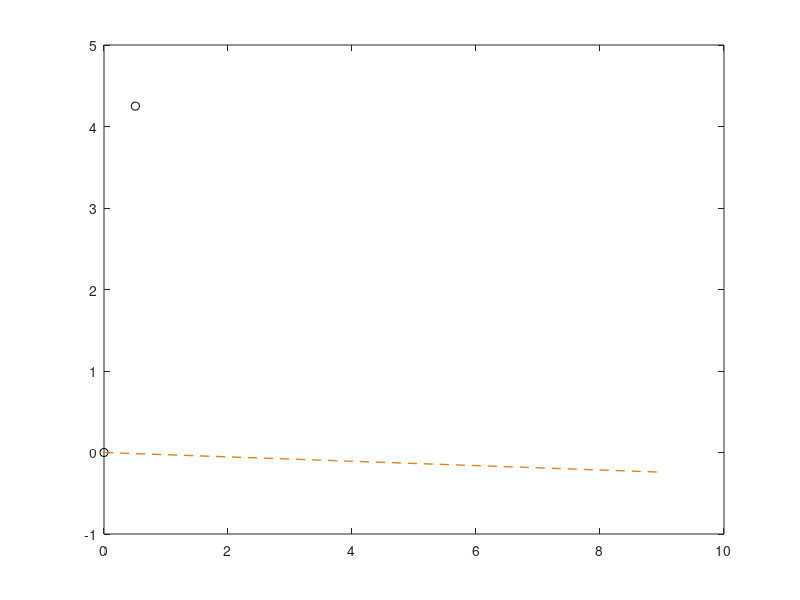

Write the MATLAB code that produced this figure. (Note: this script raises an error after producing the figure.)
%% GeometriaGeneraleFinale is used to determine the precise geometry of the legs.
% It is function of both design choiches (RR,Ls,LHS,ISBR,sw,SSR,) and sizes coming
% from stress analysis and material choice (tp)

clear
close all

%% INPUTS

% design choiches [m]
RR = 1.5; % Rocket Radius
Ls = 9; % Length of secondary leg
LHS = 0.20; % length of paralle lections of secondary leg 
            % (from intersection with converging part to joint axis)
IBSR= .14; % internal buffer sleeve radius: the outer radius of the slimmer segment
sw=.01; % telescopic shoulder width
SSR = 0.15; % circumradius of secondary strut beam
CCL = IBSR+SSR; % clearence at the closed secondary strut contact point

% telescopic locking mechanism specifics by design
ring_width=.051; % axial length locking mechanism casing
key_width=.025; % key width
lid_width=key_width/2; % axial length of compressed lid-spring mechanism
shoulder_length=.05; % shoulder length, the part of the telescopic segment that catches with the next/previous one duri opening 

% simulation results
tp=.015; % thickness of telescopic segment walls
dLOE0S=0.395; % length contration of pneumatic segment from 
               % 0 (fully extended, instant before touchdown), 
               % to S (static condition, legs support the weight of the rocket)
dLOEOmax_stroke=.485; % maximum contraction [m]
phiSS=22.91; % inclination of secondary strut plane wrt ground once the rocket is settled
Lp0=10.92; % length st touchdown (Lp_extended from main_sim)
PSR=IBSR+4*(tp+sw);

wBS=0.064; % width of main rod of p-s joint
wBR=0.064; % width of main rod of p-r joint

% new inputs, to change iteratively untill a design works
LHPR=PSR +.13; % distance of Jp axis from rocket plane, the higher the more the buckling risk
CT = 0.5; % horizontal distance (in the sec leg ref frame) from secondary leg tip the closure contact point 
AT = 0.5; % horizontal distance (in the sec leg ref frame) from secondary leg tip to primary anchor point 
dv= 4.25; % vertical joint offset (design choice)
IBEs=1.1; % Internal Buffer Excess in the static position 
IBEc=IBEs+0.6*dLOE0S; % Internal Buffer Excess in the closed position,
                      % it must be higher than the static one, otherwise the compressive force wouldn't 
                      % decrease sufficiently, and joints (both J_P and
                      % J_SP) would need to react to a force in a direction
                      % they're not designed to account for. (I mean, they could, 
                      % but it would require more material, hence more
                      % weight). It should however be lower than the excess
                      % at 0 condition, when the leg is fully extended,
                      % because there's no much more internal buffer inside
                      % the external one, and it could slip out, if not constained 
SO=0.015; % [m] Safety Offsett, from the rocket surface to account for displacement caused by launch acoustic environment



%% SECONDARY STRUT GEOMETRY
% ref fig. 3.11
Lsp = Ls - AT; % Ls'
Lspp = Ls - CT; % Ls''

% ref fig. 3.13
RRp = 1*SSR+RR; %Radius Rocket prime, augmented by the secondary strut radius
DO = sqrt(RRp.^2+CCL.^2); 
alpha_T = acosd(RRp./DO);
alpha_CL = atand(CCL./RRp);
alpha_C = alpha_CL+alpha_T;
EC=(RR/2^0.5 - CCL).*tand(alpha_C);
xF = RRp - EC; % |OE| = |OC| - |CE|

% results, 
% ref figs. 3.14, 3.11
phiSC = acosd((RRp-xF)/(Lspp-LHS)); % closure angle of secondary strut
LHSs = LHS*cosd(phiSC); % LHS* : projection of the LHS part of the S.Strut on the xz plane when the leg is colsed
LHSR = xF - RR/2^.5 - LHSs; % protruding length of the Secondary Joint (Length Hinge Secondary-Rocket)

theta_s=atand((RR/2^.5-CCL)/(Lspp-LHS)); % secondary strut beams convergence semi-angle
dh=RR*(1-1/2^.5)-LHSR+LHPR; % horizontal joint offsett

clear  RRp xF DO alpha_T alpha_CL alpha_C

%% Secondary-Primary JOINT POSITIONING on secondary strut

% alphaPRmin=atand((PSR-IBSR)/IBEc)
htA=SSR-(CT-AT)*tand(90-phiSC); %available clearence at contact point
Jp_vect=[dh;dv;0]; % position vector of primary joint in the main reference frame centered in Js

% candidates
k=100; %n. of candidates
hJsp_arr=linspace(-0.4*SSR,0.95*(htA-IBSR),k); % array of differend heights to try, stayng inside 
                                                % the footprint of the secondary strut on the xz plane

Ls_vect=rotz(deg2rad(phiSC))'*[Ls;0;0];
Jsp_closed_vect=rotz(deg2rad(phiSC))'*[ones(1,k)*Lsp;hJsp_arr;zeros(1,k)]; % position of the closed leg PSjoint 
alphaPR_arr=atand((Jp_vect(1)-Jsp_closed_vect(1,:))./(Jsp_closed_vect(2,:)-Jp_vect(2))); % angle between the rocket axis and the closed primary strut axis
Jsp2PSR_vect=[-PSR;-IBEc;0]; % vector connecting the joint opint to the outermost edge og the closed primary strut, at risk of touching the rocket

% lil plot
plot(dh,dv,'ok') % Jp position
hold on 
plot(0,0,'ok') % Js position
plot([0 Ls_vect(1)],[0 Ls_vect(2)],'--','Color',[0.9 0.5 0.1],'LineWidth',1) % secondary strut axis
xline(dh-LHPR,'LineWidth',1.5,'Color',[0.6 0 0.8]); % rocket surface
xline(dh-LHPR+SO,'--','LineWidth',.75,'Color',[0.6 0 0.8]); % rocket surface + safety offsett
% axis equal
for i=1:k
Jsp2PSR_points(:,i)=Jsp_closed_vect(:,i)+rotz(deg2rad(alphaPR_arr(i)))'*Jsp2PSR_vect; % coordinates of problematic edge point
if Jsp2PSR_points(1,i)>(dh+SO-LHPR) % is it on the left or on the right of the rocket surface line (plus Safety Offset)?
    disp('ok')
else
    disp('compenetration') 
    i=i-1;
    break %as soon as there's contact the cycle stops, and the previous candidate position is selected as ok
end
plot([Jsp_closed_vect(1,i) Jsp2PSR_points(1,i)],[Jsp_closed_vect(2,i) Jsp2PSR_points(2,i)]);
plot([Jsp_closed_vect(1,i) dh],[Jsp_closed_vect(2,i) dv],'--','Color',[0 0.7 0]); % closed primary strut axis
end

if i==0 % no possible Jsp position was accettable
    disp('This configuration is not feasible, change the design, for example by increasing CT (to increase phiSC), decreasing AT \(to decrease alphaPR) or increase ISBC, to thave a shallower angle to work with')
    close
    return
else % the second to last candidate position was ok, I choose that on
hJsp=hJsp_arr(i);
alphaPR=alphaPR_arr(i);
betaC=90-phiSC+alphaPR; % amgle between primary and secondary strut axis in the closed position
Jsp_closed_vect=Jsp_closed_vect(:,i);
end

%% PRIMARY STRUT GEOMETRY

Jsp_vect=[Lsp;hJsp;0]; % when the secondary leg is aligned with the horizontal plane
% Jsp_closed_vect=rotz(deg2rad(phiSC))'*Jsp_vect;

Lpc_vect=Jp_vect-Jsp_closed_vect;
Lpc=norm(Lpc_vect); % length of closed primary strut 

Jsp_static_vect=rotz(deg2rad(-phiSS))'*Jsp_vect;
Lps_vect=Jsp_static_vect-Jp_vect;
Lps=norm(Lps_vect); % length of opened primary strut, in static conditions

Lsp_static_vect=rotz(deg2rad(-phiSS))'*[Lsp;0;0];

phiPS=acosd(Lps_vect'*[1;0;0]/Lps); % angle of primary strut wrt the horizontal plane 
betaS=acosd((Lsp_static_vect'*Lps_vect)/(Lsp*Lps)); % amgle between primary and secondary strut axis in the static position

%% FINE TUNUING, Rocket Joints Contraints

hfs=1.1; %hinge factor of safety, to account for hinge structure width

% leading edge
gammaLEmax=90-betaS-betaC; % semi angle of the cone available for the leading edge cap (without touching the hinge structure)
LHPSprime=ceil(100*hfs*(IBSR/tand(gammaLEmax)))/100; % lenght of the leading edge cap (Length of Hinge Primary to Secondary)
LHPS=LHPSprime+ceil(100*hfs*wBS/2)/100;
% tailing edge
gammaTEmax=90-phiPS-alphaPR; % semi angle of the cone available for the tailing edge cap (without touching the hinge structure)
LHPprime=ceil(100*hfs*PSR/tand(gammaTEmax))/100; % lenght of the tailing edge cap (Length of Hinge Primary)
LHP=LHPprime+ceil(100*hfs*wBR/2/sind(90-abs(phiPS)-abs(alphaPR)))/100;
%% PRIMARY STRUT SEGMENTS DIMENSION
lpm=Lpc-IBEc-LHP; %length of main segment

%y=t+w/2+2sltot+kw/2, offset from previous segment
% y=(3*lpm-(Lps-Lpc))/3;
tel_interference=2*shoulder_length+lid_width; % interference between 2 telescopic segments 

l_offset_tel=tel_interference+(ring_width+key_width)/2; % initial offset
l_offset_main=(IBEs+LHP+4*lpm-3*l_offset_tel-3*tel_interference-Lps)/3;
if l_offset_main<=0
    disp('The primary segment is too short, adjust measures to have a positive initial main offset')
    return
end

% geometria segmenti
LHP
LHPS
l_offset_main
lpm %lunghezza
rext_main=PSR; %raggio esterno
rint_main=PSR-tp; %raggio interno

lt1=lpm-l_offset_main
rext_tel1=rint_main-sw;
rint_tel1=rext_tel1-tp;

lt2=lt1-l_offset_tel
rext_tel2=rint_tel1-sw;
rint_tel2=rext_tel2-tp;

lt3=lt2-l_offset_tel
rext_tel3=rint_tel2-sw;
rint_tel3=rext_tel3-tp;

lb_min=IBEs+dLOE0S+2*shoulder_length % minimum internal buffer lenght
rext_buffer=IBSR;
rint_buffer=IBSR-tp;

% volumi approssimati (end cap considerati nei segmenti d'estremita')

v_main=(lpm+LHP)*(rext_main^2-rint_main^2)*pi ;
v_tel1=(lt1)*(rext_tel1^2-rint_tel1^2)*pi ;
v_tel2=(lt2)*(rext_tel2^2-rint_tel2^2)*pi ;
v_tel3=(lt3)*(rext_tel3^2-rint_tel3^2)*pi ;

v_prebuffer=v_main+v_tel1+v_tel2+v_tel3;
v_buffer=(lb_min+LHPS)*(rext_buffer^2-rint_buffer^2)*pi ;



%% Length of segments for buckling analysis

L1=lpm+LHP-tel_interference/2;
L2=lt1-tel_interference;
L3=lt2-tel_interference;
L4=Lps-L1-L2-L3;
minimum_buffer_interference_static=lt3+lb_min-L4;
% L4=lt3+IBEs-tel_interference/2
IBE0=Lp0-L1-L2-L3-lt3+tel_interference/2;
IBEmin=IBE0-dLOEOmax_stroke % some inconsistencies with main_sim due to 4mm discrepancy in total length